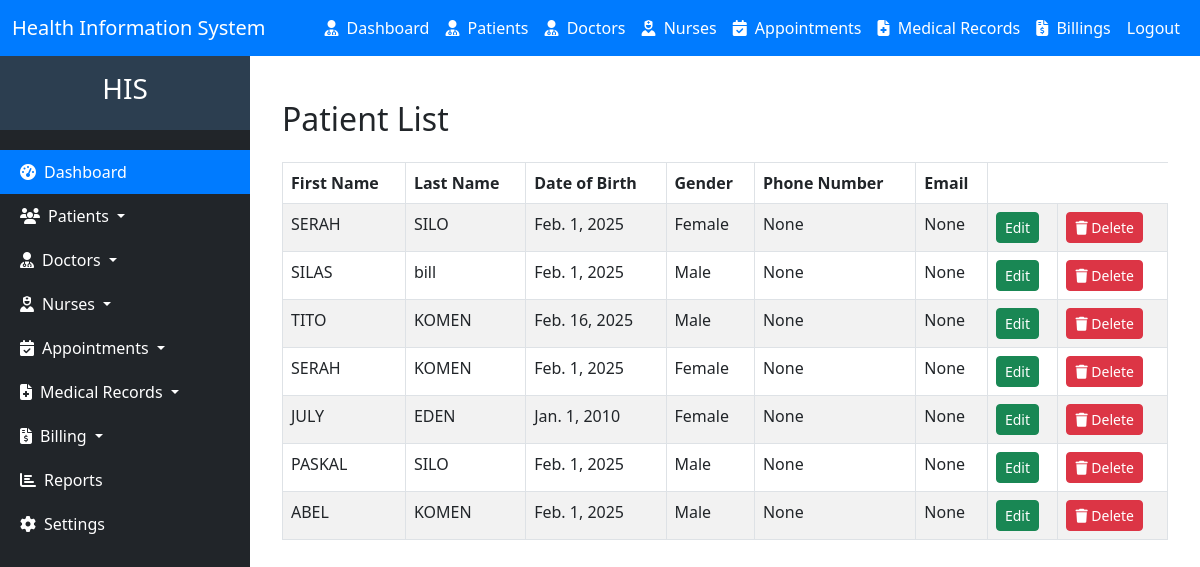
/patient/list (signed in), run on an earlier commit of the app's database.
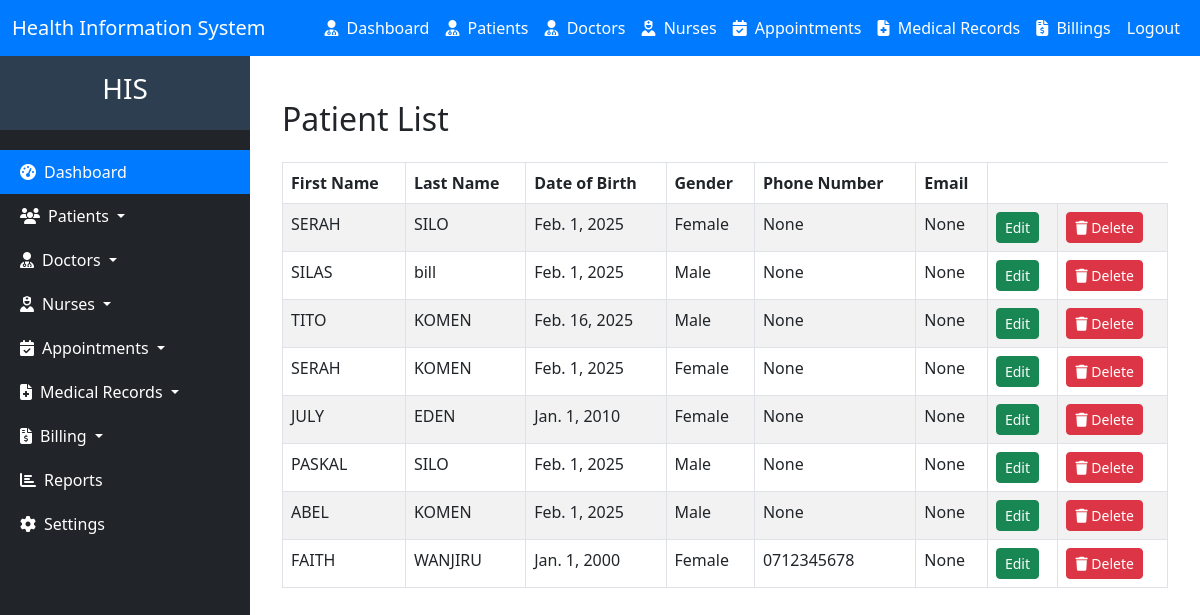
And on a later commit of the database.
### hms/models.py (models this page shows, shortened)
class Patient(models.Model):
    national_id = models.CharField(max_length=20, unique=True, blank=True, null=True, validators=[RegexValidator(r'^\d{1,10}$', message='Only digits are allowed')])
    first_name = models.CharField(max_length=50)
    last_name = models.CharField(max_length=50)
    date_of_birth = models.DateField()
    GENDER_CHOICES = [
        ('M', 'Male'),
        ('F', 'Female'),
    ]
    gender = models.CharField(max_length=1, choices=GENDER_CHOICES)
    phone_number = models.CharField(max_length=15, blank=True, null=True, validators=[RegexValidator(regex='^\+?1?\d{9,15}$', message='Phone number must be in the format: +254712345678.')])
    email = models.EmailField(max_length=50, blank=True, null=True)
    address = models.CharField(max_length=100, blank=True, null=True)
    blood_group = models.CharField(
        max_length=3,
        blank=True,
        null=True,
        choices=[
            ('A+', 'A+'),
            ('A-', 'A-'),
            ('B+', 'B+'),
            ('B-', 'B-'),
            ('AB+', 'AB+'),
            ('AB-', 'AB-'),
            ('O+', 'O+'),
            ('O-', 'O-'),
        ]
    )
    medical_history = models.TextField(blank=True, null=True)
    emergency_contact_name = models.CharField(max_length=100, blank=True, null=True)
    emergency_contact_phone = models.CharField(
        max_length=15,
        blank=True,
        null=True,
        validators=[RegexValidator(regex='^\+?1?\d{9,15}$', message='Phone number must be in the format: +254712345678.')]
    )
    created_at = models.DateTimeField(auto_now_add=True)
    updated_at = models.DateTimeField(auto_now=True)

### hms/views.py (the view)
# urls.py: path("patient/list", views.patient_list, name="patient_list"),
@login_required
def patient_list(request):
    patients = Patient.objects.all()
    return render(request, 'patient_list.html', {'patients': patients})

### hms/templates/patient_list.html (shortened to what this page needs)
{% extends 'base.html'%}
{% block content %}
<div class="container mt-4">
    <h2 class="mb-4">Patient List</h2>
    <table class="table table-striped table-bordered">
        <thead class="thead-dark">
            <tr>
                <th>First Name</th>
                <th>Last Name</th>
                <th>Date of Birth</th>
                <th>Gender</th>
                <th>Phone Number</th>
                <th>Email</th>
            </tr>
        </thead>
        <tbody>
            {% for patient in patients %}
            <tr>
                <td>{{ patient.first_name }}</td>
                <td>{{ patient.last_name }}</td>
                <td>{{ patient.date_of_birth }}</td>
                <td>{{ patient.get_gender_display }}</td>
                <td>{{ patient.phone_number }}</td>
                <td>{{ patient.email }}</td>
                <td><a href="{% url 'patient_update' patient.id %}" class="btn btn-success btn-sm">Edit</a></td>
                <td>  <form action="{% url 'delete_patient' patient.id %}" method="post" style="display: inline;">
                    <button type="submit" class="btn btn-danger btn-sm" onclick="return confirm('Are you sure you want to delete this patient?');">
                        <i class="fas fa-trash"></i> Delete
                    </button>
                </form>
            </td>
        </tr>
            {% endfor %}
        </tbody>
    </table>
</div>
{% endblock %}

What changed in the data, as far as the page shows it:
added Patient: first_name "FAITH", last_name "WANJIRU", date_of_birth "Jan. 1, 2000", gender "Female", phone_number "0712345678", email "None"
